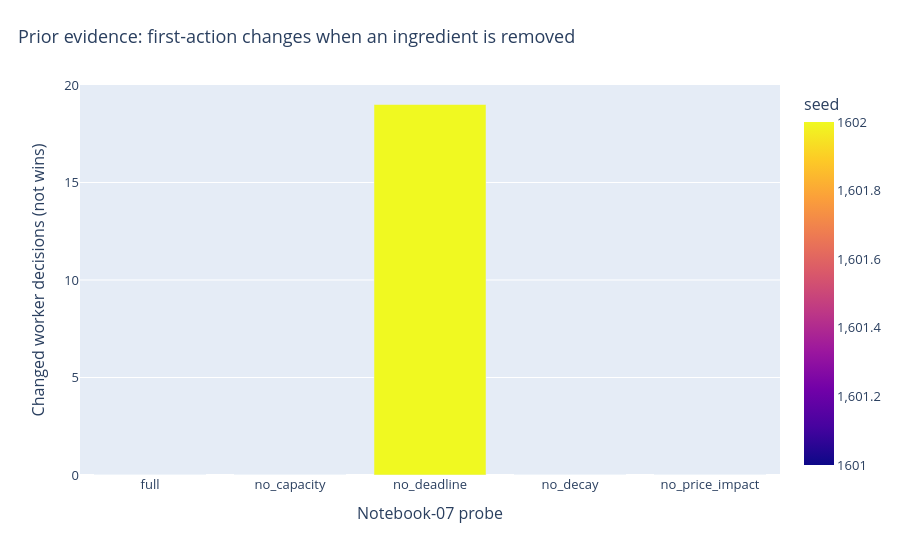
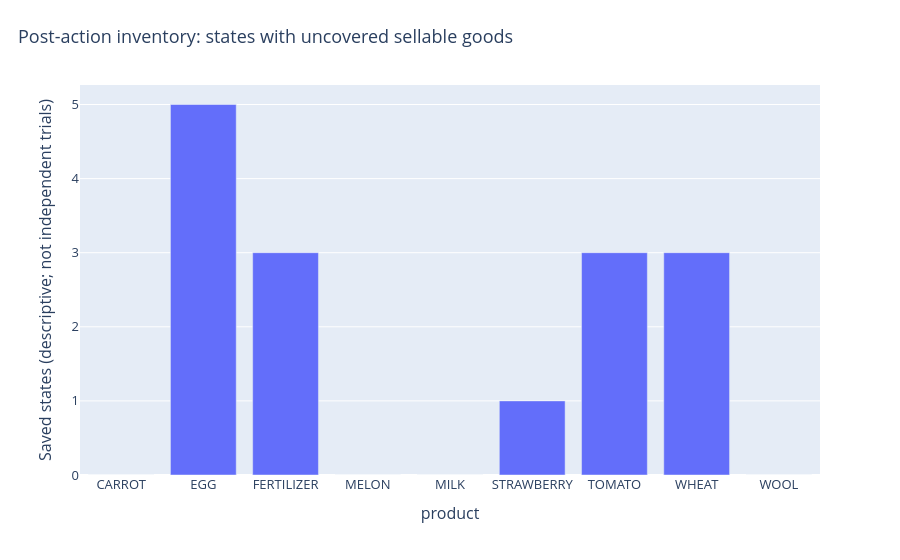

The code cell stored with these charts, in order, in its notebook:
### Markdown cell above
### 6 · Prior signal and current inventory coverage
Compare the prior simplified diagnostic with the new post-action representation. Nonzero coverage is not by itself an improvement.

### Code cell
from visualize import charts, save_dashboard
figures = charts(OUT, BASE / 'reference')
figures[0].show()
figures[1].show()

### Figure 1 — Plotly figure (JSON) as saved in the notebook; plotly's stock layout.template omitted (floating-point values rounded to 4 significant figures)
{"data": [{"alignmentgroup": "True", "hovertemplate": "Notebook-07 probe=%{x}<br>Changed worker decisions (not wins)=%{y}<br>seed=%{marker.color}<extra></extra>", "legendgroup": "", "marker": {"color": [1601, 1601, 1601, 1601, 1601, 1602, 1602, 1602, 1602, 1602], "coloraxis": "coloraxis", "pattern": {"shape": ""}}, "name": "", "offsetgroup": "", "orientation": "v", "showlegend": false, "textposition": "auto", "type": "bar", "x": ["full", "no_capacity", "no_deadline", "no_decay", "no_price_impact", "full", "no_capacity", "no_deadline", "no_decay", "no_price_impact"], "xaxis": "x", "y": [0, 0, 0, 0, 0, 0, 0, 19, 0, 0], "yaxis": "y"}], "layout": {"barmode": "group", "coloraxis": {"colorbar": {"title": {"text": "seed"}}, "colorscale": [[0, "#0d0887"], [0.1111, "#46039f"], [0.2222, "#7201a8"], [0.3333, "#9c179e"], [0.4444, "#bd3786"], [0.5556, "#d8576b"], [0.6667, "#ed7953"], [0.7778, "#fb9f3a"], [0.8889, "#fdca26"], [1, "#f0f921"]]}, "font": {"size": 13}, "legend": {"tracegroupgap": 0}, "margin": {"b": 85, "t": 85}, "title": {"text": "Prior evidence: first-action changes when an ingredient is removed", "x": 0.02}, "xaxis": {"anchor": "y", "domain": [0, 1], "title": {"text": "Notebook-07 probe"}}, "yaxis": {"anchor": "x", "domain": [0, 1], "title": {"text": "Changed worker decisions (not wins)"}}}}

### Figure 2 — Plotly figure (JSON) as saved in the notebook; plotly's stock layout.template omitted (floating-point values rounded to 4 significant figures)
{"data": [{"customdata": [[0.0], [0.0559], [0.03106], [0.0], [0.0], [0.01242], [0.06211], [0.1118], [0.0]], "hovertemplate": "product=%{x}<br>Saved states (descriptive; not independent trials)=%{y}<br>mean_uncovered_units=%{customdata[0]}<extra></extra>", "legendgroup": "", "marker": {"color": "#636efa", "pattern": {"shape": ""}}, "name": "", "orientation": "v", "showlegend": false, "textposition": "auto", "type": "bar", "x": ["CARROT", "EGG", "FERTILIZER", "MELON", "MILK", "STRAWBERRY", "TOMATO", "WHEAT", "WOOL"], "xaxis": "x", "y": [0, 5, 3, 0, 0, 1, 3, 3, 0], "yaxis": "y"}], "layout": {"barmode": "relative", "font": {"size": 13}, "legend": {"tracegroupgap": 0}, "margin": {"b": 85, "t": 85}, "title": {"text": "Post-action inventory: states with uncovered sellable goods", "x": 0.02}, "xaxis": {"anchor": "y", "domain": [0, 1], "title": {"text": "product"}}, "yaxis": {"anchor": "x", "domain": [0, 1], "title": {"text": "Saved states (descriptive; not independent trials)"}}}}
